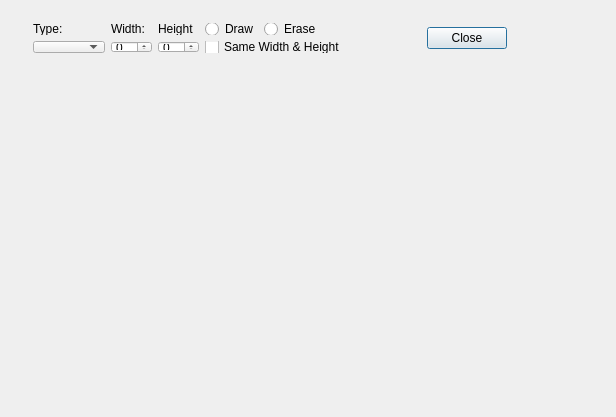
<?xml version="1.0" encoding="UTF-8"?>
<ui version="4.0">
 <class>editMaskDialog</class>
 <widget class="QDialog" name="editMaskDialog">
  <property name="geometry">
   <rect>
    <x>0</x>
    <y>0</y>
    <width>616</width>
    <height>417</height>
   </rect>
  </property>
  <property name="windowTitle">
   <string>editMaskDialog</string>
  </property>
  <widget class="QWidget" name="">
   <property name="geometry">
    <rect>
     <x>22</x>
     <y>12</y>
     <width>496</width>
     <height>52</height>
    </rect>
   </property>
   <layout class="QHBoxLayout" name="horizontalLayout_2">
    <item>
     <layout class="QVBoxLayout" name="verticalLayout">
      <item>
       <widget class="QLabel" name="typeLabel">
        <property name="text">
         <string>Type:</string>
        </property>
       </widget>
      </item>
      <item>
       <widget class="QComboBox" name="typeComboBox"/>
      </item>
     </layout>
    </item>
    <item>
     <layout class="QVBoxLayout" name="verticalLayout_2">
      <item>
       <widget class="QLabel" name="widthLabel">
        <property name="text">
         <string>Width:</string>
        </property>
       </widget>
      </item>
      <item>
       <widget class="QSpinBox" name="widthSpinBox"/>
      </item>
     </layout>
    </item>
    <item>
     <layout class="QVBoxLayout" name="verticalLayout_3">
      <item>
       <widget class="QLabel" name="heightLabel">
        <property name="text">
         <string>Height</string>
        </property>
       </widget>
      </item>
      <item>
       <widget class="QSpinBox" name="heightSpinBox"/>
      </item>
     </layout>
    </item>
    <item>
     <layout class="QVBoxLayout" name="verticalLayout_4">
      <item>
       <layout class="QHBoxLayout" name="horizontalLayout">
        <item>
         <widget class="QRadioButton" name="drawRadioButton">
          <property name="text">
           <string>Draw</string>
          </property>
         </widget>
        </item>
        <item>
         <widget class="QRadioButton" name="radioButton_2">
          <property name="text">
           <string>Erase</string>
          </property>
         </widget>
        </item>
        <item>
         <spacer name="horizontalSpacer">
          <property name="orientation">
           <enum>Qt::Horizontal</enum>
          </property>
          <property name="sizeHint" stdset="0">
           <size>
            <width>40</width>
            <height>20</height>
           </size>
          </property>
         </spacer>
        </item>
       </layout>
      </item>
      <item>
       <widget class="QCheckBox" name="checkBox">
        <property name="text">
         <string>Same Width &amp;&amp; Height</string>
        </property>
       </widget>
      </item>
     </layout>
    </item>
    <item>
     <widget class="QPushButton" name="pushButton">
      <property name="text">
       <string>Close</string>
      </property>
     </widget>
    </item>
   </layout>
  </widget>
 </widget>
 <layoutdefault spacing="6" margin="11"/>
 <resources/>
 <connections/>
</ui>
